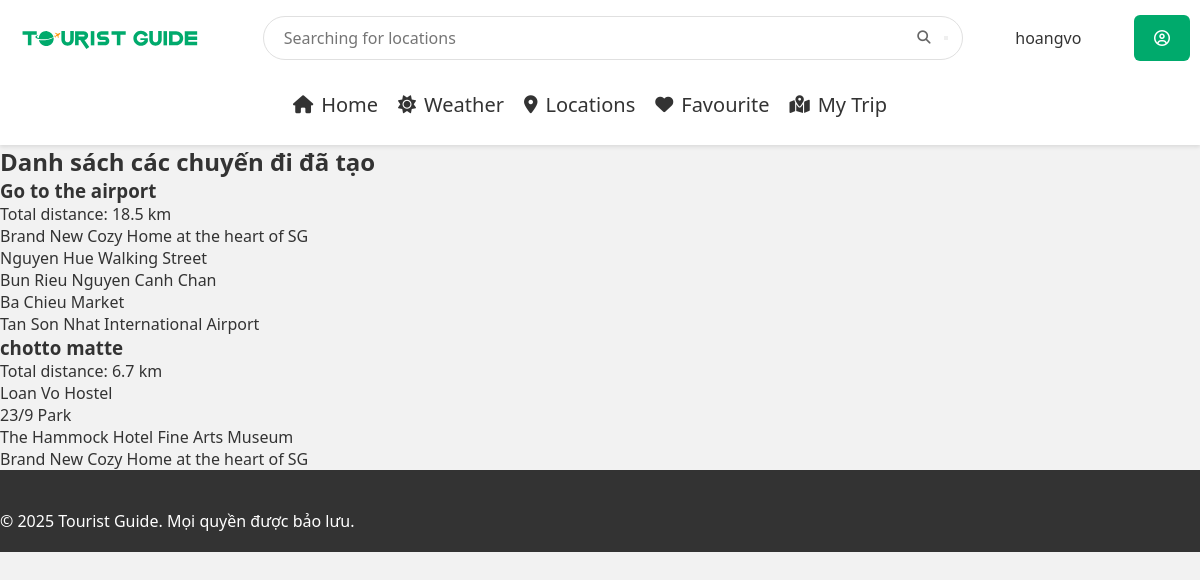
The app's page /my_trip/ (signed in), older data.
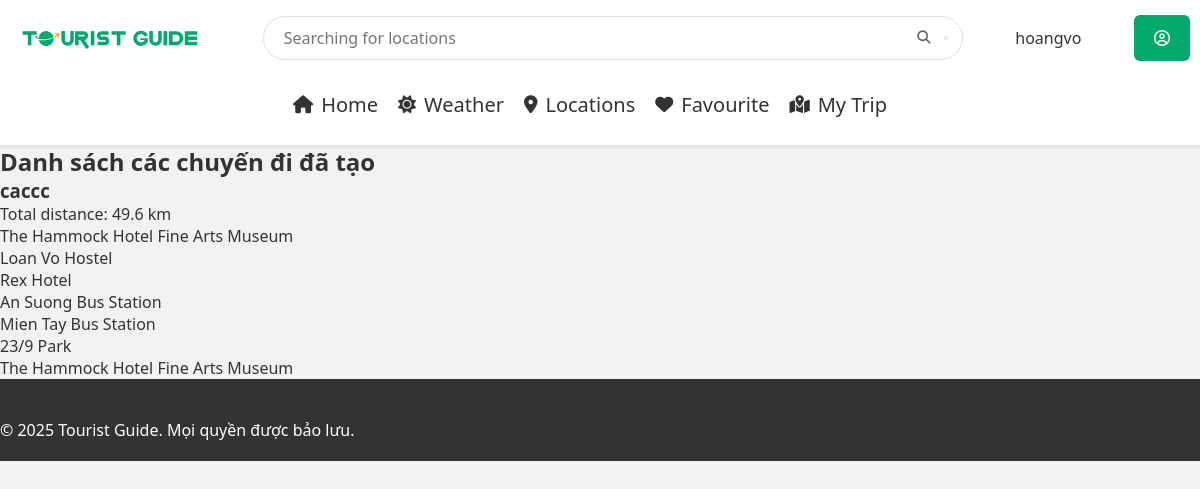
The same page, newer data.
### location/models.py (models this page shows, shortened)
class TripPath(models.Model):
    trip_list = models.ForeignKey(TripList, on_delete=models.CASCADE, related_name="trip_paths")
    path_name = models.CharField(max_length=255, default = "")
    locations_ordered = models.CharField(max_length = 255)
    total_distance = models.FloatField(null=True, blank=True)
    total_duration = models.FloatField(null=True, blank = True)
    created_at = models.DateTimeField(auto_now_add=True)

class Location(models.Model):
    loc = models.ForeignKey(Location_List, on_delete = models.CASCADE, null = True, blank = True)
    code = models.CharField(max_length=10, unique=True)
    location = models.CharField(max_length = 64)
    type = models.CharField(max_length=13, default = "")
    tags = models.TextField(default = "")
    rating = models.FloatField(default = 5)
    open_time = models.TimeField(default = time(0,0))
    close_time = models.TimeField(default = time(23,59))
    ticket_info = models.CharField(max_length = 100, default = "")
    address = models.CharField(max_length = 100, default = "")
    image_path = models.CharField(max_length=255, default='')
    description = models.TextField(default="")
    long_description = models.TextField(default="")
    coordinate = models.CharField(max_length = 40, default = "")

### location/views.py (the view, shortened to what this page needs)
# urls.py: path('my_trip/', views.my_trip, name = 'my_trip'),
@login_required
def my_trip(request):
    user = request.user
    trip_list_id = f"{user.username}-favourite"
    trip_list, _ = TripList.objects.get_or_create(id=trip_list_id, defaults={
        'user': user,
        'name': f"{user.username}'s Favourite Trip"
    })
    trip_paths = TripPath.objects.filter(trip_list=trip_list).order_by('-created_at')
    all_ids = []
    parsed_trip_paths = []
    for path in trip_paths:
        try:
            loc_ids = json.loads(path.locations_ordered)
        except json.JSONDecodeError:
            loc_ids = []
        all_ids.extend(loc_ids)
        parsed_trip_paths.append({
            'path_name': path.path_name,
            'locations': loc_ids,
            'distance': round(path.total_distance / 1000, 1),
            'created_at': path.created_at
        })
    location_qs = Location.objects.filter(id__in=all_ids)
    location_map = {loc.id: loc.location for loc in location_qs}
    return render(request, 'my_trip/my_trip.html', {
        'trip_paths': parsed_trip_paths,
        'location_map': location_map
    })

### location/templatetags/custom_filters.py (called while the page is built)
@register.filter
def get_item(dictionary, key):
    return dictionary.get(key, "")

### location/templates/my_trip/my_trip.html (shortened to what this page needs)
{% extends 'layout/layout.html' %}
{% load static %}
{% load custom_filters %}
{% block body %}
  <h2>Danh sách các chuyến đi đã tạo</h2>
    {% if trip_paths %}
        {% for path in trip_paths %}
            <h3>{{ path.path_name }}</h3>
            <p>Total distance: {{ path.distance }} km</p>
            <ul>
                {% for loc_id in path.locations %}
                <li>{{ location_map|get_item:loc_id }}</li>
                {% endfor %}
            </ul>
        {% endfor %}
    {% else %}
        <p>Chưa có lịch trình nào được tạo.</p>
    {% endif %}
{% endblock %}

Row changes from the older to the newer data that the page shows:
removed TripPath: path_name "Go to the airport"
no longer on this page (row unchanged): Location: location "Brand New Cozy Home at the heart of SG"
no longer on this page (row unchanged): Location: location "Nguyen Hue Walking Street", shown under "Go to the airport"
no longer on this page (row unchanged): Location: location "Bun Rieu Nguyen Canh Chan", shown under "Go to the airport"
no longer on this page (row unchanged): Location: location "Ba Chieu Market", shown under "Go to the airport"
no longer on this page (row unchanged): Location: location "Tan Son Nhat International Airport", shown under "Go to the airport"
removed TripPath: path_name "chotto matte"
added TripPath: path_name "caccc"
shown differently, row unchanged: Location "The Hammock Hotel Fine Arts Museum": moves from the list under "chotto matte" to the list under "caccc"
shown differently, row unchanged: Location "Loan Vo Hostel": moves from the list under "chotto matte" to the list under "caccc"
now on this page (row unchanged): Location: location "Rex Hotel", shown under "caccc"
now on this page (row edited): Location: location "An Suong Bus Station", shown under "caccc"
now on this page (row edited): Location: location "Mien Tay Bus Station", shown under "caccc"
shown differently, row unchanged: Location "23/9 Park": moves from the list under "chotto matte" to the list under "caccc"
Text that changed along with them:
new list line: "Total distance: 49.6 km"
list line gone: "Total distance: 18.5 km"
list line gone: "Total distance: 6.7 km"
